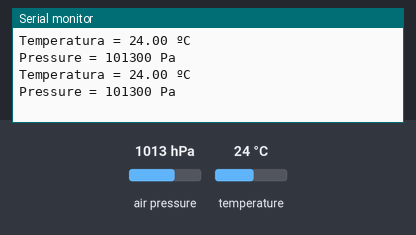
Simulated run of this sketch. Board: Arduino Uno, built with avr-gcc and run on an emulated ATmega328P. Parts: the last lines printed to the serial monitor. The inputs (shaded band) are chosen by the test bench; at power-on: air pressure 1013 hPa, temperature 24 °C.

Above: at 1.2 s.
1.3 s: air pressure set to 952 hPa
At 2.6 s:
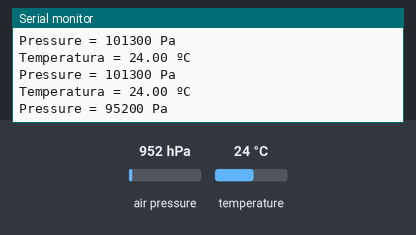
2.8 s: temperature set to 12 °C
At 4.0 s:
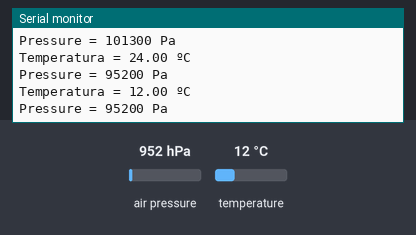
4.3 s: air pressure set to 975 hPa
At 5.9 s:
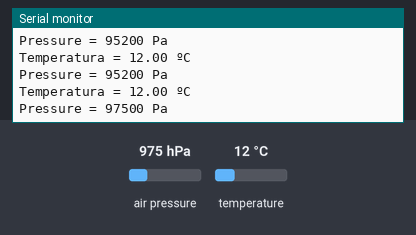
Timing chart, 0 to 7.4 s (numbered marks = the images above; inputs shaded):
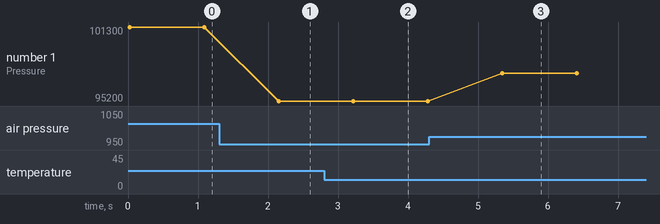

The sketch:

cancode.ino
```cpp
#include <Wire.h>
#include <Adafruit_BMP085.h>
#include <SoftwareSerial.h>

// Connectar VCC do BMP180 sensor ao 3.3V
// Connectar GND ao Ground
// Connectar SCL ao i2c clock que é A5
// Connectar SDA ao i2c data  que é A4

int RX  = 0;
int TX  = 1;

Adafruit_BMP085 bmp;
SoftwareSerial apc220(RX, TX);

void setup()
{
  apc220.begin(9600);
  Serial.begin(9600);
  if (!bmp.begin())
  {
  Serial.println("sensor BMP180 nao encontrado");
  while (1){}
  }
}

void loop() {
    serie();
    radio();
    delay(1000);
}

void serie(){
    Serial.print("Temperatura = ");
    Serial.print(bmp.readTemperature());
    Serial.println(" ºC");
    Serial.print("Pressure = ");
    Serial.print(bmp.readPressure());
    Serial.println(" Pa");
    Serial.println();
}

void radio(){
    apc220.print("Temperatura = ");
    apc220.print(bmp.readTemperature());
    apc220.println(" ºC");
    apc220.print("Pressure = ");
    apc220.print(bmp.readPressure());
    apc220.println(" psi");
    apc220.println();
}
```

Measured:
- after the input at 1.3 s, the serial monitor: prints a new line after 0.86 s (image 1)
- after the input at 2.8 s, the serial monitor: prints a new line after 0.39 s (image 2)
- after the input at 4.3 s, the serial monitor: prints a new line after 1.0 s (image 3)
- plotted number 1: 101300 → 95200 after the input at 1.3 s, 95200 → 97500 after the input at 4.3 s
